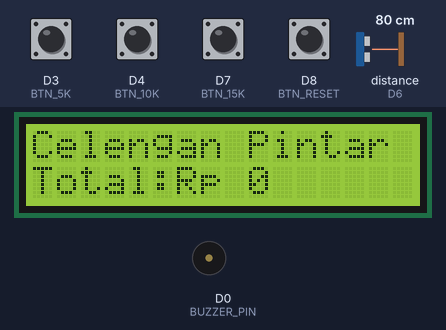
The sketch below on a simulated ESP8266 (NodeMCU). On the bench: 16×2 character LCD, buzzer (waves = sounding, pin HIGH). Wiring (inferred from the names in the program): ultrasonic range finder: trigger D5; echo D6. The inputs (shaded band) are chosen by the test bench; at power-on: D3 (BTN_5K), D4 (BTN_10K), D7 (BTN_15K) HIGH, D8 (BTN_RESET) LOW, distance to the obstacle (sensor on D6) 80 cm. The echo pulse lasts 58.3 µs per cm; WiFi joins after 1.5 s; servers stay silent unless stated; pins used as bus, display or sensor lines are not drawn; what the sketch prints to the serial monitor is not drawn.

Above: at 5.1 s.
5.2 s: D3 (BTN_5K) pulled LOW for 0.15 s
At 5.8 s:
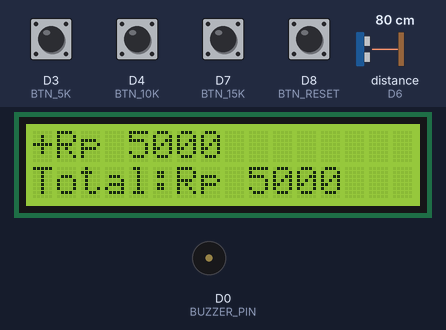
8.8 s: distance to the obstacle (sensor on D6) set to 7 cm
11.1 s: distance to the obstacle (sensor on D6) set to 4 cm
At 12.7 s:
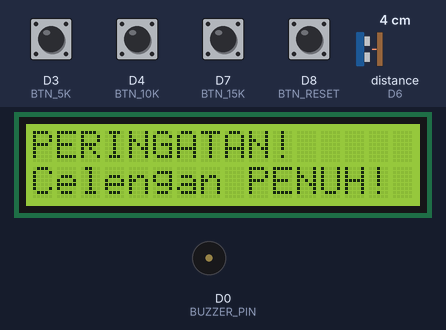
13.4 s: D8 (BTN_RESET) pulled HIGH for 0.15 s
At 14.4 s:
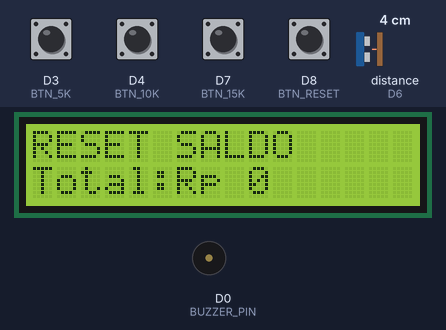
15.0 s: D4 (BTN_10K) pulled LOW for 0.15 s
At 16.0 s:
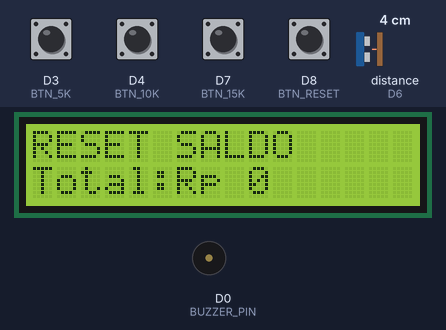
16.6 s: distance to the obstacle (sensor on D6) set to 9 cm
At 19.0 s:
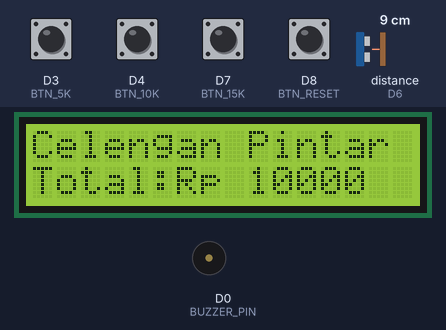
Timing chart, 0 to 20.5 s (numbered marks = the images above; inputs shaded):
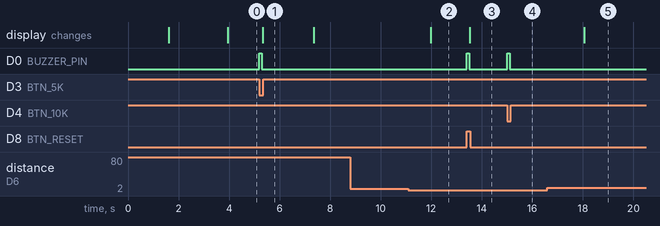

The sketch:

Celengan_Pintar.ino
```cpp
#include <ESP8266WiFi.h>
#include <WiFiClientSecure.h>
#include <UniversalTelegramBot.h>
#include <ArduinoJson.h>
#include <Wire.h>
#include <LiquidCrystal_I2C.h>

// Kredensial WiFi & Telegram
#define WIFI_SSID "21.41"
#define WIFI_PASSWORD "112345678"
#define BOT_TOKEN "8995747803:AAFaY9uHJ5PT14lcSq5YEX_mVRm9aXa-3BM"
#define CHAT_ID "1463282312"

X509List cert(TELEGRAM_CERTIFICATE_ROOT);
WiFiClientSecure client;
UniversalTelegramBot bot(BOT_TOKEN, client);

// Inisialisasi LCD
LiquidCrystal_I2C lcd(0x27, 16, 2);

// Pin Push Button
#define BTN_5K D3
#define BTN_10K D4
#define BTN_15K D7
#define BTN_RESET D8

// Pin Buzzer
#define BUZZER_PIN D0

// Pin Sensor Ultrasonik
#define TRIG_PIN D5
#define ECHO_PIN D6

// Variabel Sistem
unsigned long totalSaldo = 0;
bool isFull = false;
unsigned long lastSensorCheck = 0;
const long sensorInterval = 2000;

// Timer LCD
unsigned long lastLcdUpdate = 0;
bool isTempMessage = false;
const long lcdTempDuration = 2000;

bool lastState5k = HIGH;
bool lastState10k = HIGH;
bool lastState15k = HIGH;
bool lastStateReset = LOW;

// ===================================
// FUNGSI BUZZER
// ===================================
void bunyiBeep() {
  digitalWrite(BUZZER_PIN, HIGH);
  delay(100);
  digitalWrite(BUZZER_PIN, LOW);
}

// ===================================
// FUNGSI LCD
// ===================================
void updateLCD(String baris1, String baris2) {
  lcd.clear();
  lcd.setCursor(0, 0);
  lcd.print(baris1);
  lcd.setCursor(0, 1);
  lcd.print(baris2);
}

// ===================================
// SENSOR ULTRASONIK
// ===================================
long readDistance() {
  digitalWrite(TRIG_PIN, LOW);
  delayMicroseconds(2);
  digitalWrite(TRIG_PIN, HIGH);
  delayMicroseconds(10);
  digitalWrite(TRIG_PIN, LOW);

  long duration = pulseIn(ECHO_PIN, HIGH, 30000);

  if (duration == 0) return 999;

  return duration * 0.034 / 2;
}

// ===================================
// TAMBAH SALDO
// ===================================
void tambahSaldo(unsigned long nominal) {

  totalSaldo += nominal;

  if (!isFull) {
    updateLCD("+Rp " + String(nominal),
              "Total:Rp " + String(totalSaldo));

    lastLcdUpdate = millis();
    isTempMessage = true;
  }

  String pesan = "💰 Dana Masuk: Rp " + String(nominal) + "\n";
  pesan += "💳 Total Saldo saat ini: Rp " + String(totalSaldo);

  bot.sendMessage(CHAT_ID, pesan, "");
}

// ===================================
// RESET SALDO
// ===================================
void resetSaldo() {

  totalSaldo = 0;

  updateLCD("RESET SALDO", "Total:Rp 0");

  lastLcdUpdate = millis();
  isTempMessage = true;

  bot.sendMessage(CHAT_ID,
    "🔄 Saldo celengan telah di-reset menjadi Rp 0.", "");
}

// ===================================
// SETUP
// ===================================
void setup() {

  Serial.begin(115200);

  pinMode(BTN_5K, INPUT_PULLUP);
  pinMode(BTN_10K, INPUT_PULLUP);
  pinMode(BTN_15K, INPUT_PULLUP);

  // Tombol reset mengikuti konfigurasi awal
  pinMode(BTN_RESET, INPUT);

  pinMode(BUZZER_PIN, OUTPUT);
  digitalWrite(BUZZER_PIN, LOW);

  pinMode(TRIG_PIN, OUTPUT);
  pinMode(ECHO_PIN, INPUT);

  Wire.begin(D2, D1);

  lcd.init();
  lcd.backlight();

  updateLCD("Menghubungkan", "ke WiFi...");

  // Koneksi WiFi
  WiFi.mode(WIFI_STA);
  WiFi.begin(WIFI_SSID, WIFI_PASSWORD);

  client.setInsecure();

  while (WiFi.status() != WL_CONNECTED) {
    delay(500);
    Serial.print(".");
  }

  updateLCD("Celengan Pintar", "Sistem Siap!");

  bot.sendMessage(CHAT_ID,
    "✅ Sistem Celengan Pintar Aktif!", "");

  delay(2000);

  updateLCD("Celengan Pintar",
            "Total:Rp " + String(totalSaldo));
}

// ===================================
// LOOP
// ===================================
void loop() {

  // 1. Tombol Rp5.000
  bool currentState5k = digitalRead(BTN_5K);

  if (lastState5k == HIGH && currentState5k == LOW) {
    bunyiBeep();
    tambahSaldo(5000);
    delay(200);
  }

  lastState5k = currentState5k;

  // 2. Tombol Rp10.000
  bool currentState10k = digitalRead(BTN_10K);

  if (lastState10k == HIGH && currentState10k == LOW) {
    bunyiBeep();
    tambahSaldo(10000);
    delay(200);
  }

  lastState10k = currentState10k;

  // 3. Tombol Rp15.000
  bool currentState15k = digitalRead(BTN_15K);

  if (lastState15k == HIGH && currentState15k == LOW) {
    bunyiBeep();
    tambahSaldo(15000);
    delay(200);
  }

  lastState15k = currentState15k;

  // 4. Tombol Reset
  bool currentStateReset = digitalRead(BTN_RESET);

  if (lastStateReset == LOW && currentStateReset == HIGH) {
    bunyiBeep();
    resetSaldo();
    delay(200);
  }

  lastStateReset = currentStateReset;

  // 5. Pengembalian tampilan LCD
  unsigned long currentMillis = millis();

  if (isTempMessage && !isFull) {

    if (currentMillis - lastLcdUpdate >= lcdTempDuration) {

      isTempMessage = false;

      updateLCD("Celengan Pintar",
                "Total:Rp " + String(totalSaldo));
    }
  }

  // 6. Sensor Ultrasonik
  if (currentMillis - lastSensorCheck >= sensorInterval) {

    lastSensorCheck = currentMillis;

    long distance = readDistance();

    if (distance > 0 && distance < 5) {

      if (!isFull) {

        isFull = true;
        isTempMessage = false;

        updateLCD("PERINGATAN!",
                  "Celengan PENUH!");

        bot.sendMessage(CHAT_ID,
          "⚠️ PERINGATAN! Celengan sudah penuh.", "");
      }

    } else {

      if (isFull) {

        isFull = false;

        updateLCD("Celengan Pintar",
                  "Total:Rp " + String(totalSaldo));

        bot.sendMessage(CHAT_ID,
          "✅ Celengan kembali kosong/aman.", "");
      }
    }
  }
}
```

Measured:
- the behaviour switches between 6 and 5 cm on distance to the obstacle (sensor on D6) (found by bisection; images 1 and 2)
- after the input at 5.2 s, D0 (BUZZER_PIN): LOW → HIGH at once, → LOW 0.10 s later; the display: changes after 0.12 s (image 1)
- after the input at 8.8 s, every drawn part: stays the same
- after the input at 11.1 s, the display: changes after 0.88 s (image 2)
- after the input at 13.4 s, D0 (BUZZER_PIN): LOW → HIGH at once, → LOW 0.10 s later; the display: changes after 0.12 s (image 3)
- after the input at 15.0 s, D0 (BUZZER_PIN): LOW → HIGH at once, → LOW 0.10 s later
- after the input at 16.6 s, the display: changes after 1.5 s (image 5)
